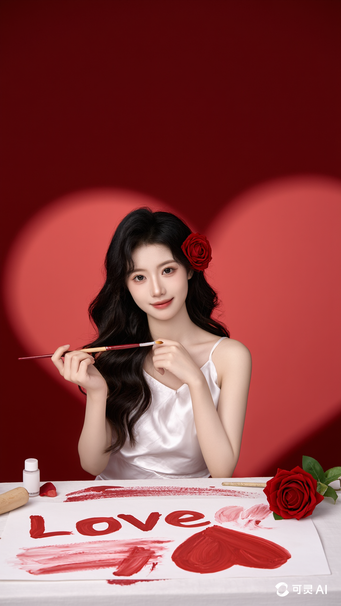
#> input picture Python/Pic_Color/photos/photo3.png, 341 x 606 px, shrunk from 720 x 1280 before the run; its folder holds 4 pictures in this run
$ python cv2_both.py
#> lines starting #> are read from the running program, lines starting #| are printed output that depends on the picture
# 通过使用 K-means 聚类算法对图像进行颜色聚类分析，并生成一个基于聚类中心(即最具代表性的颜色)的RGB值和调色板。
# 同时比较直接映射和抖动算法两种方法的效果
# 导入必要的库
import numpy as np
import matplotlib.pyplot as plt
import cv2
from sklearn.cluster import KMeans
import os
import glob
from matplotlib.colors import LinearSegmentedColormap

# 设置matplotlib中文字体
plt.rcParams['font.family'] = ['Hiragino Sans GB']
plt.rcParams['axes.unicode_minus'] = False
plt.rcParams['font.sans-serif'] = ['Hiragino Sans GB']

# 获取当前目录
current_dir = os.path.dirname(os.path.abspath(__file__))

# 创建输出目录
output_dir = os.path.join(current_dir, 'comparison_output')
os.makedirs(output_dir, exist_ok=True)

# 创建photos文件夹的路径
photos_dir = os.path.join(current_dir, 'photos')

# 检查photos文件夹是否存在
if not os.path.exists(photos_dir):
    os.makedirs(photos_dir)
    print(f"已创建photos文件夹: {photos_dir}")
    print("请将需要分析的图片放入此文件夹，并命名为photo1.jpg、photo2.jpg等格式")
    exit(0)

# 查找photos文件夹中所有photo开头的图片文件
photo_files = []
for ext in ['jpg', 'jpeg', 'png', 'bmp']:
    photo_files.extend(glob.glob(os.path.join(photos_dir, f"photo*[0-9].{ext}")))

if not photo_files:
    raise FileNotFoundError(f'未在photos文件夹中找到photo开头的图片文件，请确保在{photos_dir}中存在photo1.jpg或photo2.png等格式的图片')

# 整理图片文件，按照编号排序
photo_dict = {}
for photo_path in photo_files:
    filename = os.path.basename(photo_path)
    # 提取文件名中的数字部分
    import re
    match = re.search(r'photo(\d+)', filename)
    if match:
        photo_num = int(match.group(1))
        photo_dict[photo_num] = photo_path

# 显示可用的图片列表
print("可用的图片文件:\n")
for num in sorted(photo_dict.keys()):
    print(f"{num}: {os.path.basename(photo_dict[num])}")

# 询问用户要分析哪张图片
while True:
    try:
        photo_num = int(input("\n请输入要分析的图片编号: "))
        if photo_num in photo_dict:
            photo_path = photo_dict[photo_num]
            break
        else:
            print(f"错误: 未找到编号为 {photo_num} 的图片，请重新输入")
    except ValueError:
        print("错误: 请输入有效的整数")
#> this loop made 1 pass; the answer given on pass 1: 3

print(f"将处理图片: {os.path.basename(photo_path)}")

# 使用OpenCV读取图像（BGR格式）
image = cv2.imread(photo_path)
#> image is the input picture: shape (606, 341, 3); mean B, G, R 71.9, 72.2, 142.7
if image is None:
    raise ValueError(f'无法读取图片文件：{photo_path}')

# 转换为RGB格式
image = cv2.cvtColor(image, cv2.COLOR_BGR2RGB)

# 获取图像尺寸
h, w, d = image.shape
#> h = 606; w = 341; d = 3
# 重塑图像为二维数组，每行代表一个像素的RGB值
pixels = image.reshape(h * w, d)

# 询问用户需要提取的颜色数量
while True:
    try:
        n_colors = int(input("\n请输入需要提取的颜色数量 (推荐3-10): "))
        if 2 <= n_colors <= 20:
            break
        print("颜色数量应在2-20之间")
    except ValueError:
        print("请输入有效的整数")

print(f"将使用 {n_colors} 个聚类进行颜色分析")

# K-means聚类，n_init设置为auto
kmeans = KMeans(n_clusters=n_colors, random_state=42, n_init='auto').fit(pixels)

# 获取聚类中心（调色板）
palette = np.uint8(kmeans.cluster_centers_)
#> palette = [[185, 73, 71], [76, 6, 8], [223, 201, 200]]
print("提取的原始颜色：")
print(palette)
#| [[185  73  71]
#|  [ 76   6   8]
#|  [223 201 200]]

# 定义电子开发板支持的颜色（RGB格式）
target_colors = {
    '黑色': np.array([0, 0, 0]),
    '白色': np.array([255, 255, 255]),
    '红色': np.array([255, 0, 0]),
    '黄色': np.array([255, 255, 0])
}

# 将提取的颜色映射到目标颜色
mapped_palette = []
color_mapping = {}

for i, color in enumerate(palette):
    # 计算与每个目标颜色的欧氏距离
    distances = {name: np.sqrt(np.sum((color - target_color) ** 2)) for name, target_color in target_colors.items()}

    # 找到距离最小的目标颜色
    closest_color_name = min(distances, key=distances.get)
    closest_color = target_colors[closest_color_name]

    mapped_palette.append(closest_color)
    color_mapping[i] = {
        '原始颜色': color,
        '映射颜色': closest_color,
        '颜色名称': closest_color_name,
        '距离': distances[closest_color_name]
    }
#> this loop made 3 passes
#> (color, distances, closest_color_name, closest_color) on passes 1 to 3: ([185, 73, 71], {'黑色': 211.2, '白色': 268.1, '红色': 123.6, '黄色': 207.5}, '红色', [255, 0, 0]), ([76, 6, 8], {'黑色': 76.66, '白色': 393.8, '红色': 179.3, '黄色': 306.8}, '黑色', [0, 0, 0]), ([223, 201, 200], {'黑色': 360.7, '白色': 83.46, '红色': 285.4, '黄色': 209.6}, '白色', [255, 255, 255])
#> after the loop, color_mapping = 3 items; mapped_palette = [[255, 0, 0], [0, 0, 0], [255, 255, 255]]

mapped_palette = np.array(mapped_palette)

# 打印映射结果
print("\n颜色映射结果：")
for i, mapping in color_mapping.items():
    print(
        f"颜色 {i + 1}: RGB{mapping['原始颜色']} -> {mapping['颜色名称']} RGB{mapping['映射颜色']} (距离: {mapping['距离']:.2f})")
#> this loop made 3 passes
#| 颜色 1: RGB[185  73  71] -> 红色 RGB[255   0   0] (距离: 123.57)
#| 颜色 2: RGB[76  6  8] -> 黑色 RGB[0 0 0] (距离: 76.66)
#| 颜色 3: RGB[223 201 200] -> 白色 RGB[255 255 255] (距离: 83.46)

# 创建一个展示原始调色板的图像
palette_image = np.zeros((100, n_colors * 50, 3), dtype=np.uint8)
for i in range(n_colors):
    palette_image[:, i * 50:(i + 1) * 50] = palette[i]
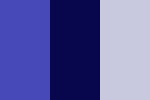
#> palette_image: shape (100, 150, 3); mean of channels 0, 1, 2 161.3, 93.3, 93; drawn as B, G, R

# 创建一个展示映射后调色板的图像
mapped_palette_image = np.zeros((100, n_colors * 50, 3), dtype=np.uint8)
for i in range(n_colors):
    mapped_palette_image[:, i * 50:(i + 1) * 50] = mapped_palette[i]
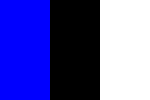
#> mapped_palette_image: shape (100, 150, 3); mean of channels 0, 1, 2 170, 85, 85; drawn as B, G, R

# 显示原始图像、原始调色板和映射后的调色板对比
plt.figure(figsize=(12, 8))

plt.subplot(3, 1, 1)
plt.imshow(image)
plt.title('原始图像')
plt.axis('off')

plt.subplot(3, 1, 2)
plt.imshow(palette_image)
plt.title('提取的原始颜色调色板')
plt.axis('off')

plt.subplot(3, 1, 3)
plt.imshow(mapped_palette_image)
plt.title('映射到开发板支持颜色的调色板')
plt.axis('off')

plt.tight_layout()
plt.savefig(os.path.join(output_dir, 'color_mapping.png'), dpi=300, bbox_inches='tight')
plt.show()

# 方法1: 直接映射 - 将原图像的每个像素映射到最接近的目标颜色
labels = kmeans.labels_
mapped_image = np.zeros_like(image)

for i in range(h):
    for j in range(w):
        pixel_cluster = labels[i * w + j]
        mapped_image[i, j] = mapped_palette[pixel_cluster]
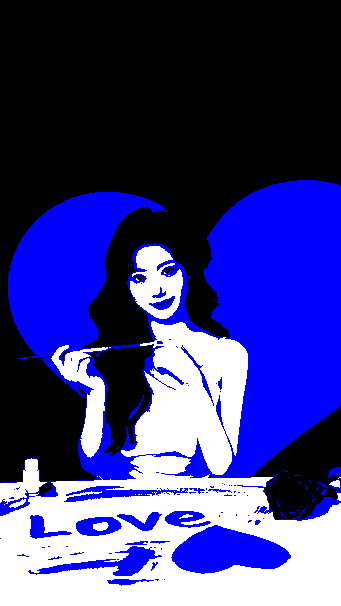
#> mapped_image: shape (606, 341, 3); mean of channels 0, 1, 2 133.2, 60.9, 60.9; drawn as B, G, R

# 方法2: 抖动算法 - 使用Floyd-Steinberg抖动算法处理
# 将目标颜色转换为数组形式，便于计算
target_colors_array = np.array(list(target_colors.values()))

# 创建一个新的图像用于抖动处理
dithered_image = image.copy().astype(np.float32)

# 应用Floyd-Steinberg抖动算法
for y in range(h):
    for x in range(w):
        # 获取当前像素
        old_pixel = dithered_image[y, x].copy()

        # 找到最接近的目标颜色
        distances = np.sqrt(np.sum((old_pixel - target_colors_array) ** 2, axis=1))
        closest_idx = np.argmin(distances)
        new_pixel = target_colors_array[closest_idx]

        # 更新当前像素
        dithered_image[y, x] = new_pixel

        # 计算量化误差
        quant_error = old_pixel - new_pixel

        # 将误差分散到相邻像素（Floyd-Steinberg算法）
        if x + 1 < w:
            dithered_image[y, x + 1] += quant_error * 7 / 16
        if y + 1 < h:
            if x - 1 >= 0:
                dithered_image[y + 1, x - 1] += quant_error * 3 / 16
            dithered_image[y + 1, x] += quant_error * 5 / 16
            if x + 1 < w:
                dithered_image[y + 1, x + 1] += quant_error * 1 / 16
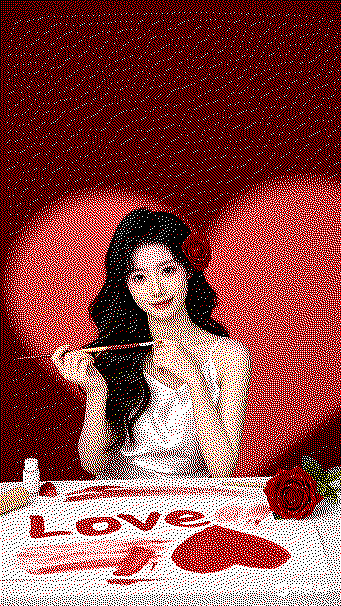
#> dithered_image: shape (606, 341, 3) float32; mean R, G, B 143, 72.8, 71.3

# 将浮点数转换回uint8
dithered_image = np.clip(dithered_image, 0, 255).astype(np.uint8)

# 接第一部分代码，这部分主要进行对比分析和可视化

# 创建差异图像，突出显示两种方法的区别
difference = cv2.absdiff(mapped_image, dithered_image)
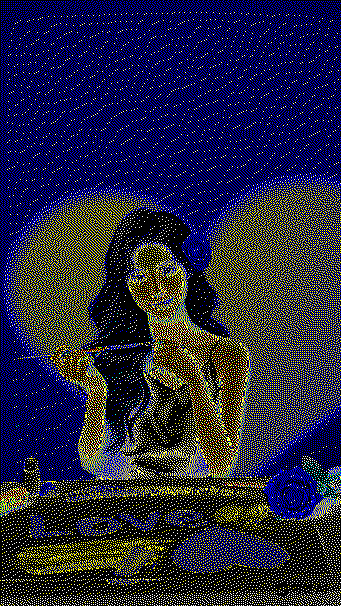
#> difference: shape (606, 341, 3); mean of channels 0, 1, 2 63.4, 36.3, 36.6; drawn as B, G, R
# 放大差异，使其更明显
difference_enhanced = cv2.convertScaleAbs(difference, alpha=5.0)

# 计算原始图像与处理后图像的差异
print("\n图像处理效果评估：")
# 计算简单映射与原图的均方误差
mse_mapped = np.mean((image.astype(np.float32) - mapped_image.astype(np.float32)) ** 2)
#> mse_mapped = 3340.3
print(f"直接映射的均方误差: {mse_mapped:.2f}")
#| 直接映射的均方误差: 3340.35

# 计算抖动处理与原图的均方误差
mse_dithered = np.mean((image.astype(np.float32) - dithered_image.astype(np.float32)) ** 2)
#> mse_dithered = 8273.1
print(f"抖动处理的均方误差: {mse_dithered:.2f}")
#| 抖动处理的均方误差: 8273.08

# 计算两种方法之间的差异
diff_percentage = np.count_nonzero(difference) / (h * w * d) * 100
#> diff_percentage = 17.82
print(f"两种方法的像素差异比例: {diff_percentage:.2f}%")
#| 两种方法的像素差异比例: 17.82%

# 如果抖动处理的误差小于简单映射，说明抖动效果更好
if mse_dithered < mse_mapped:
    print("抖动处理后的图像更接近原始图像，建议使用抖动处理后的图像。")
else:
    print("直接映射的图像更接近原始图像，但抖动处理可能在视觉上提供更好的效果。")

# 创建热力图，显示两种方法的差异区域
difference_gray = cv2.cvtColor(difference_enhanced, cv2.COLOR_RGB2GRAY)
# 创建自定义颜色映射，从透明到红色
colors = [(0, 0, 0, 0), (1, 0, 0, 1)]  # 从透明黑色到红色
cmap = LinearSegmentedColormap.from_list('diff_cmap', colors, N=256)

# 显示原图、直接映射和抖动处理后的图像对比
plt.figure(figsize=(15, 10))

plt.subplot(2, 2, 1)
plt.imshow(image)
plt.title('原始图像')
plt.axis('off')

plt.subplot(2, 2, 2)
plt.imshow(mapped_image)
plt.title('直接映射（四色）')
plt.axis('off')

plt.subplot(2, 2, 3)
plt.imshow(dithered_image)
plt.title('抖动处理后（四色）')
plt.axis('off')

plt.subplot(2, 2, 4)
plt.imshow(image)
plt.imshow(difference_gray, cmap=cmap, alpha=0.7)
plt.title('两种方法的差异区域（红色）')
plt.axis('off')

plt.tight_layout()
plt.savefig(os.path.join(output_dir, 'method_comparison.png'), dpi=300, bbox_inches='tight')
plt.show()

# 创建放大对比图，显示细节差异
# 选择图像中间区域进行放大
center_y, center_x = h // 2, w // 2
#> center_y = 303; center_x = 170
crop_size = min(h, w) // 4
#> crop_size = 85
crop_y1, crop_y2 = center_y - crop_size, center_y + crop_size
#> crop_y1 = 218; crop_y2 = 388
crop_x1, crop_x2 = center_x - crop_size, center_x + crop_size
#> crop_x1 = 85; crop_x2 = 255

# 裁剪区域
crop_original = image[crop_y1:crop_y2, crop_x1:crop_x2]
crop_mapped = mapped_image[crop_y1:crop_y2, crop_x1:crop_x2]
crop_dithered = dithered_image[crop_y1:crop_y2, crop_x1:crop_x2]
crop_diff = difference_enhanced[crop_y1:crop_y2, crop_x1:crop_x2]

plt.figure(figsize=(15, 10))

plt.subplot(2, 2, 1)
plt.imshow(crop_original)
plt.title('原始图像（放大区域）')
plt.axis('off')

plt.subplot(2, 2, 2)
plt.imshow(crop_mapped)
plt.title('直接映射（放大区域）')
plt.axis('off')

plt.subplot(2, 2, 3)
plt.imshow(crop_dithered)
plt.title('抖动处理（放大区域）')
plt.axis('off')

plt.subplot(2, 2, 4)
plt.imshow(crop_diff)
plt.title('差异增强（放大区域）')
plt.axis('off')

plt.tight_layout()
plt.savefig(os.path.join(output_dir, 'zoomed_comparison.png'), dpi=300, bbox_inches='tight')
plt.show()

# 创建直方图比较
plt.figure(figsize=(15, 10))

# 原始图像的颜色分布
plt.subplot(2, 2, 1)
for i, color in enumerate(['r', 'g', 'b']):
    hist = cv2.calcHist([image], [i], None, [256], [0, 256])
    plt.plot(hist, color=color)
plt.title('原始图像颜色分布')
plt.xlim([0, 256])
plt.grid(True)

# 直接映射后的颜色分布
plt.subplot(2, 2, 2)
for i, color in enumerate(['r', 'g', 'b']):
    hist = cv2.calcHist([mapped_image], [i], None, [256], [0, 256])
    plt.plot(hist, color=color)
plt.title('直接映射后颜色分布')
plt.xlim([0, 256])
plt.grid(True)

# 抖动处理后的颜色分布
plt.subplot(2, 2, 3)
for i, color in enumerate(['r', 'g', 'b']):
    hist = cv2.calcHist([dithered_image], [i], None, [256], [0, 256])
    plt.plot(hist, color=color)
plt.title('抖动处理后颜色分布')
plt.xlim([0, 256])
plt.grid(True)

# 差异图像的颜色分布
plt.subplot(2, 2, 4)
for i, color in enumerate(['r', 'g', 'b']):
    hist = cv2.calcHist([difference], [i], None, [256], [0, 256])
    plt.plot(hist, color=color)
plt.title('差异图像颜色分布')
plt.xlim([0, 256])
plt.grid(True)

plt.tight_layout()
plt.savefig(os.path.join(output_dir, 'histogram_comparison.png'), dpi=300, bbox_inches='tight')
#> figure, not shown here; panel 1: curve peaks at x = 81, y = 11513; panel 1: curve peaks at x = 5, y = 33079; panel 1: curve peaks at x = 7, y = 38914; panel 2: curve peaks at x = 255, y = 107909
plt.show()

# 保存处理后的图像
cv2.imwrite(os.path.join(output_dir, 'mapped_image.png'), cv2.cvtColor(mapped_image, cv2.COLOR_RGB2BGR))
cv2.imwrite(os.path.join(output_dir, 'dithered_image.png'), cv2.cvtColor(dithered_image, cv2.COLOR_RGB2BGR))
cv2.imwrite(os.path.join(output_dir, 'difference_enhanced.png'), cv2.cvtColor(difference_enhanced, cv2.COLOR_RGB2BGR))

# 创建一个合并文件，将两种方法的结果并排显示
combined_image = np.hstack((mapped_image, dithered_image))
cv2.imwrite(os.path.join(output_dir, 'side_by_side_comparison.png'), cv2.cvtColor(combined_image, cv2.COLOR_RGB2BGR))

# 创建一个带标签的合并图像
h_combined = max(h, 50)  # 确保有足够的空间放置标签
#> h_combined = 606
w_combined = w * 2
#> w_combined = 682
combined_with_labels = np.ones((h_combined + 50, w_combined, 3), dtype=np.uint8) * 255

# 添加图像
combined_with_labels[:h, :w] = mapped_image
combined_with_labels[:h, w:] = dithered_image

# 添加标签
font = cv2.FONT_HERSHEY_SIMPLEX
cv2.putText(combined_with_labels, '直接映射', (w//4, h + 30), font, 1, (0, 0, 0), 2, cv2.LINE_AA)
cv2.putText(combined_with_labels, '抖动处理', (w + w//4, h + 30), font, 1, (0, 0, 0), 2, cv2.LINE_AA)
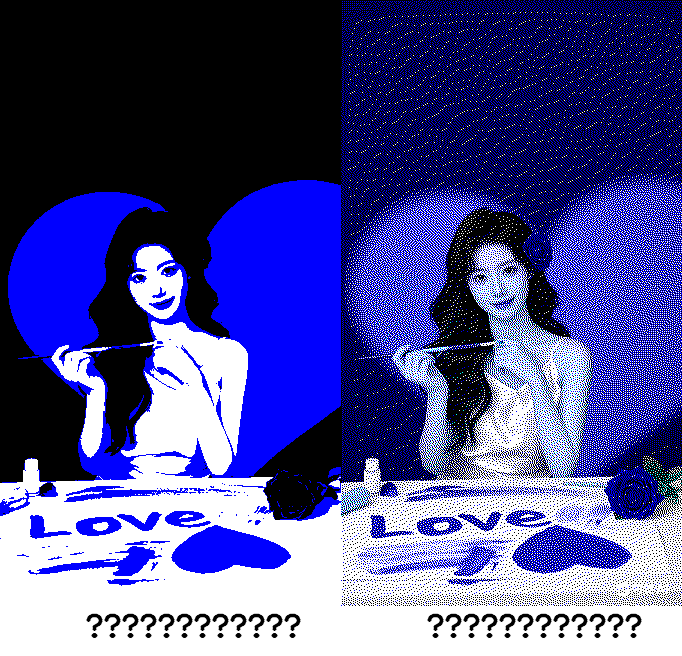
#> combined_with_labels: shape (656, 682, 3); mean of channels 0, 1, 2 145, 79.4, 78.6; drawn as B, G, R

cv2.imwrite(os.path.join(output_dir, 'labeled_comparison.png'), cv2.cvtColor(combined_with_labels, cv2.COLOR_RGB2BGR))
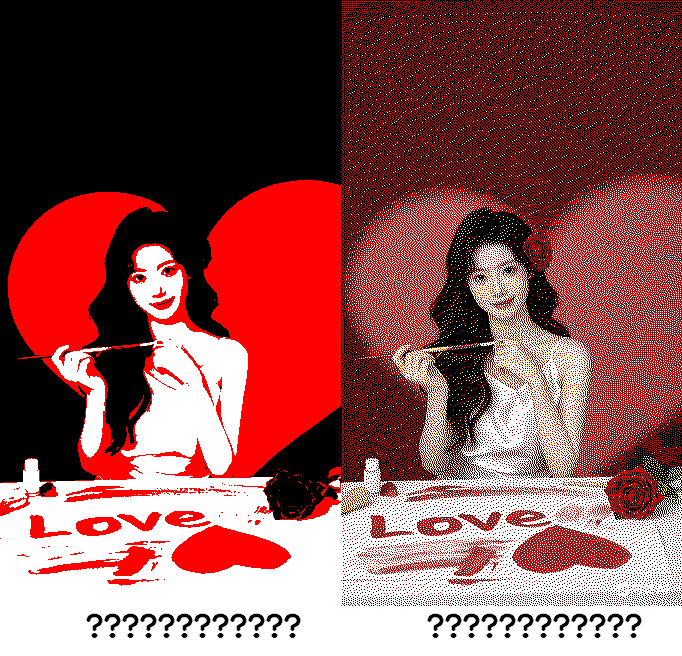
#> saved as labeled_comparison.png: shape (656, 682, 3); mean B, G, R 78.6, 79.4, 145

print(f"\n所有结果已保存到: {output_dir}")
print("请查看对比图像，特别是放大区域和差异热力图，以便更清晰地看到两种方法的区别。")
print("抖动算法通常在视觉上能提供更平滑的过渡效果，尤其是在颜色渐变区域。")
